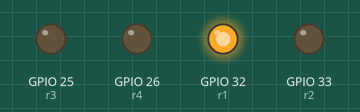
Simulated run of this program. Board: ESP32 board running MicroPython. Shown: output pins drawn as LEDs (lit = HIGH). At 4.0 s the program stops and its outputs stay as they are.

Above: at 0.1 s.
At 1.1 s:
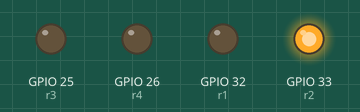
At 2.1 s:
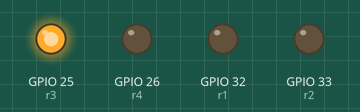
At 3.1 s:
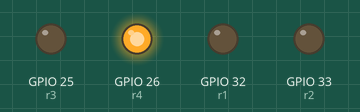
At 4.1 s:
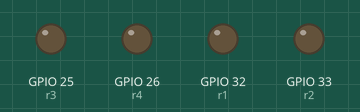
Timing chart, 0 to 5.5 s (numbered marks = the images above):
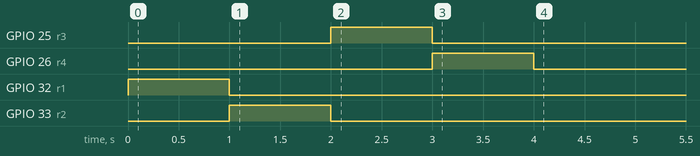

The program:

reletest.py
```python
from machine import Pin
from time import sleep

r1 = Pin(32, Pin.OUT)
r2 = Pin(33, Pin.OUT)
r3 = Pin(25, Pin.OUT)
r4 = Pin(26, Pin.OUT)

r1.off()
r2.off()
r3.off()
r4.off()

r1.on()
sleep(1)
r1.off()

r2.on()
sleep(1)
r2.off()

r3.on()
sleep(1)
r3.off()

r4.on()
sleep(1)
r4.off()
```

Measured:
- by itself, GPIO 25 (r3): LOW → HIGH at 2.0 s, → LOW 1.0 s later
- by itself, GPIO 26 (r4): LOW → HIGH at 3.0 s, → LOW 1.0 s later
- by itself, GPIO 32 (r1): LOW → HIGH at 0.00 s, → LOW 1.0 s later
- by itself, GPIO 33 (r2): LOW → HIGH at 1.0 s, → LOW 1.0 s later
